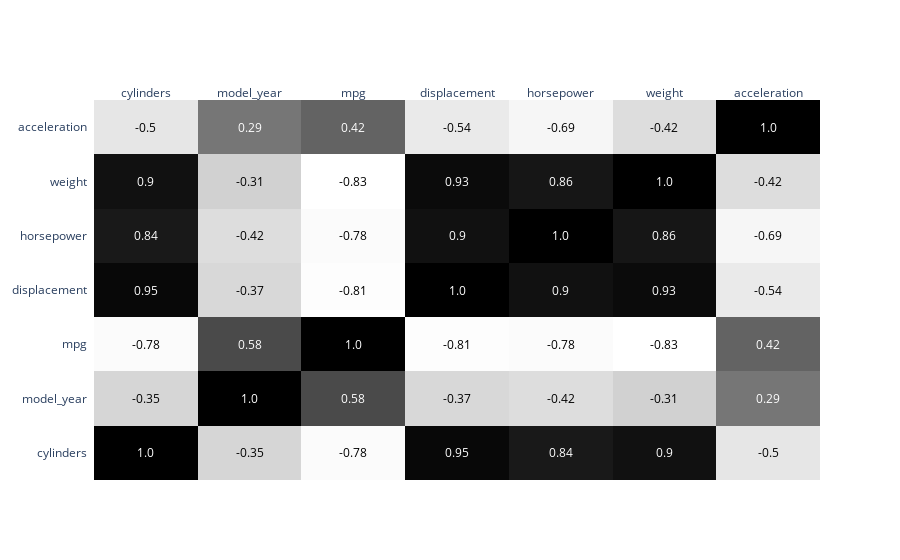

The notebook cell this image was saved under:
### Markdown cell above
## Correlation Heatmap

### Code cell
corr = df.corr()
x = list(corr.columns)
y = list(corr.index)
z = np.array(corr)

fig = ff.create_annotated_heatmap(
    z,
    x = x,
    y = y ,
    annotation_text = np.around(z, decimals=2),
    hoverinfo='z',
    colorscale='greys'
    )
fig.show()

### Figure 1 — Plotly figure (JSON) as saved in the notebook; plotly's stock layout.template omitted (floating-point values rounded to 4 significant figures)
{"data": [{"colorscale": [[0, "rgb(255,255,255)"], [0.125, "rgb(240,240,240)"], [0.25, "rgb(217,217,217)"], [0.375, "rgb(189,189,189)"], [0.5, "rgb(150,150,150)"], [0.625, "rgb(115,115,115)"], [0.75, "rgb(82,82,82)"], [0.875, "rgb(37,37,37)"], [1, "rgb(0,0,0)"]], "hoverinfo": "z", "reversescale": false, "showscale": false, "type": "heatmap", "x": ["cylinders", "model_year", "mpg", "displacement", "horsepower", "weight", "acceleration"], "y": ["cylinders", "model_year", "mpg", "displacement", "horsepower", "weight", "acceleration"], "z": [[1, -0.3456, -0.7776, 0.9508, 0.843, 0.8975, -0.5047], [-0.3456, 1, 0.5805, -0.3699, -0.4164, -0.3091, 0.2903], [-0.7776, 0.5805, 1, -0.8051, -0.7784, -0.8322, 0.4233], [0.9508, -0.3699, -0.8051, 1, 0.8973, 0.933, -0.5438], [0.843, -0.4164, -0.7784, 0.8973, 1, 0.8645, -0.6892], [0.8975, -0.3091, -0.8322, 0.933, 0.8645, 1, -0.4168], [-0.5047, 0.2903, 0.4233, -0.5438, -0.6892, -0.4168, 1]]}], "layout": {"annotations": [{"font": {"color": "#FFFFFF"}, "showarrow": false, "text": "1.0", "x": "cylinders", "xref": "x", "y": "cylinders", "yref": "y"}, {"font": {"color": "#000000"}, "showarrow": false, "text": "-0.35", "x": "model_year", "xref": "x", "y": "cylinders", "yref": "y"}, {"font": {"color": "#000000"}, "showarrow": false, "text": "-0.78", "x": "mpg", "xref": "x", "y": "cylinders", "yref": "y"}, {"font": {"color": "#FFFFFF"}, "showarrow": false, "text": "0.95", "x": "displacement", "xref": "x", "y": "cylinders", "yref": "y"}, {"font": {"color": "#FFFFFF"}, "showarrow": false, "text": "0.84", "x": "horsepower", "xref": "x", "y": "cylinders", "yref": "y"}, {"font": {"color": "#FFFFFF"}, "showarrow": false, "text": "0.9", "x": "weight", "xref": "x", "y": "cylinders", "yref": "y"}, {"font": {"color": "#000000"}, "showarrow": false, "text": "-0.5", "x": "acceleration", "xref": "x", "y": "cylinders", "yref": "y"}, {"font": {"color": "#000000"}, "showarrow": false, "text": "-0.35", "x": "cylinders", "xref": "x", "y": "model_year", "yref": "y"}, {"font": {"color": "#FFFFFF"}, "showarrow": false, "text": "1.0", "x": "model_year", "xref": "x", "y": "model_year", "yref": "y"}, {"font": {"color": "#FFFFFF"}, "showarrow": false, "text": "0.58", "x": "mpg", "xref": "x", "y": "model_year", "yref": "y"}, {"font": {"color": "#000000"}, "showarrow": false, "text": "-0.37", "x": "displacement", "xref": "x", "y": "model_year", "yref": "y"}, {"font": {"color": "#000000"}, "showarrow": false, "text": "-0.42", "x": "horsepower", "xref": "x", "y": "model_year", "yref": "y"}, {"font": {"color": "#000000"}, "showarrow": false, "text": "-0.31", "x": "weight", "xref": "x", "y": "model_year", "yref": "y"}, {"font": {"color": "#FFFFFF"}, "showarrow": false, "text": "0.29", "x": "acceleration", "xref": "x", "y": "model_year", "yref": "y"}, {"font": {"color": "#000000"}, "showarrow": false, "text": "-0.78", "x": "cylinders", "xref": "x", "y": "mpg", "yref": "y"}, {"font": {"color": "#FFFFFF"}, "showarrow": false, "text": "0.58", "x": "model_year", "xref": "x", "y": "mpg", "yref": "y"}, {"font": {"color": "#FFFFFF"}, "showarrow": false, "text": "1.0", "x": "mpg", "xref": "x", "y": "mpg", "yref": "y"}, {"font": {"color": "#000000"}, "showarrow": false, "text": "-0.81", "x": "displacement", "xref": "x", "y": "mpg", "yref": "y"}, {"font": {"color": "#000000"}, "showarrow": false, "text": "-0.78", "x": "horsepower", "xref": "x", "y": "mpg", "yref": "y"}, {"font": {"color": "#000000"}, "showarrow": false, "text": "-0.83", "x": "weight", "xref": "x", "y": "mpg", "yref": "y"}, {"font": {"color": "#FFFFFF"}, "showarrow": false, "text": "0.42", "x": "acceleration", "xref": "x", "y": "mpg", "yref": "y"}, {"font": {"color": "#FFFFFF"}, "showarrow": false, "text": "0.95", "x": "cylinders", "xref": "x", "y": "displacement", "yref": "y"}, {"font": {"color": "#000000"}, "showarrow": false, "text": "-0.37", "x": "model_year", "xref": "x", "y": "displacement", "yref": "y"}, {"font": {"color": "#000000"}, "showarrow": false, "text": "-0.81", "x": "mpg", "xref": "x", "y": "displacement", "yref": "y"}, {"font": {"color": "#FFFFFF"}, "showarrow": false, "text": "1.0", "x": "displacement", "xref": "x", "y": "displacement", "yref": "y"}, {"font": {"color": "#FFFFFF"}, "showarrow": false, "text": "0.9", "x": "horsepower", "xref": "x", "y": "displacement", "yref": "y"}, {"font": {"color": "#FFFFFF"}, "showarrow": false, "text": "0.93", "x": "weight", "xref": "x", "y": "displacement", "yref": "y"}, {"font": {"color": "#000000"}, "showarrow": false, "text": "-0.54", "x": "acceleration", "xref": "x", "y": "displacement", "yref": "y"}, {"font": {"color": "#FFFFFF"}, "showarrow": false, "text": "0.84", "x": "cylinders", "xref": "x", "y": "horsepower", "yref": "y"}, {"font": {"color": "#000000"}, "showarrow": false, "text": "-0.42", "x": "model_year", "xref": "x", "y": "horsepower", "yref": "y"}, {"font": {"color": "#000000"}, "showarrow": false, "text": "-0.78", "x": "mpg", "xref": "x", "y": "horsepower", "yref": "y"}, {"font": {"color": "#FFFFFF"}, "showarrow": false, "text": "0.9", "x": "displacement", "xref": "x", "y": "horsepower", "yref": "y"}, {"font": {"color": "#FFFFFF"}, "showarrow": false, "text": "1.0", "x": "horsepower", "xref": "x", "y": "horsepower", "yref": "y"}, {"font": {"color": "#FFFFFF"}, "showarrow": false, "text": "0.86", "x": "weight", "xref": "x", "y": "horsepower", "yref": "y"}, {"font": {"color": "#000000"}, "showarrow": false, "text": "-0.69", "x": "acceleration", "xref": "x", "y": "horsepower", "yref": "y"}, {"font": {"color": "#FFFFFF"}, "showarrow": false, "text": "0.9", "x": "cylinders", "xref": "x", "y": "weight", "yref": "y"}, {"font": {"color": "#000000"}, "showarrow": false, "text": "-0.31", "x": "model_year", "xref": "x", "y": "weight", "yref": "y"}, {"font": {"color": "#000000"}, "showarrow": false, "text": "-0.83", "x": "mpg", "xref": "x", "y": "weight", "yref": "y"}, {"font": {"color": "#FFFFFF"}, "showarrow": false, "text": "0.93", "x": "displacement", "xref": "x", "y": "weight", "yref": "y"}, {"font": {"color": "#FFFFFF"}, "showarrow": false, "text": "0.86", "x": "horsepower", "xref": "x", "y": "weight", "yref": "y"}, {"font": {"color": "#FFFFFF"}, "showarrow": false, "text": "1.0", "x": "weight", "xref": "x", "y": "weight", "yref": "y"}, {"font": {"color": "#000000"}, "showarrow": false, "text": "-0.42", "x": "acceleration", "xref": "x", "y": "weight", "yref": "y"}, {"font": {"color": "#000000"}, "showarrow": false, "text": "-0.5", "x": "cylinders", "xref": "x", "y": "acceleration", "yref": "y"}, {"font": {"color": "#FFFFFF"}, "showarrow": false, "text": "0.29", "x": "model_year", "xref": "x", "y": "acceleration", "yref": "y"}, {"font": {"color": "#FFFFFF"}, "showarrow": false, "text": "0.42", "x": "mpg", "xref": "x", "y": "acceleration", "yref": "y"}, {"font": {"color": "#000000"}, "showarrow": false, "text": "-0.54", "x": "displacement", "xref": "x", "y": "acceleration", "yref": "y"}, {"font": {"color": "#000000"}, "showarrow": false, "text": "-0.69", "x": "horsepower", "xref": "x", "y": "acceleration", "yref": "y"}, {"font": {"color": "#000000"}, "showarrow": false, "text": "-0.42", "x": "weight", "xref": "x", "y": "acceleration", "yref": "y"}, {"font": {"color": "#FFFFFF"}, "showarrow": false, "text": "1.0", "x": "acceleration", "xref": "x", "y": "acceleration", "yref": "y"}], "xaxis": {"dtick": 1, "gridcolor": "rgb(0, 0, 0)", "side": "top", "ticks": ""}, "yaxis": {"dtick": 1, "ticks": "", "ticksuffix": "  "}}}
